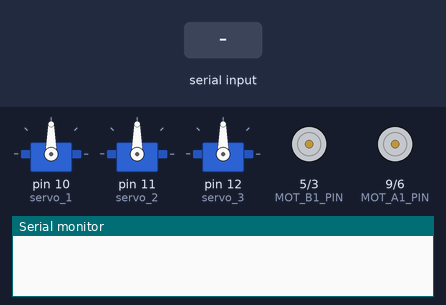
Recording of a sketch running on a simulated Arduino Uno, built with avr-gcc and run on an emulated ATmega328P. Shown: 3 × servo, motor-driver pin pairs drawn as motors (green arrow = first pin HIGH = forward, orange = second pin HIGH = backward, longer = more drive), the last lines printed to the serial monitor. The test bench sets the inputs (shaded band).

Above: at 1.2 s.
1.3 s: "1\n" received over Serial
At 2.9 s:
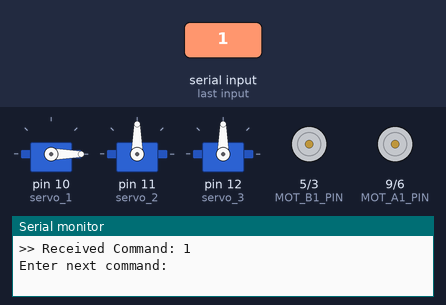
4.3 s: "A,45\n" received over Serial
At 5.5 s:
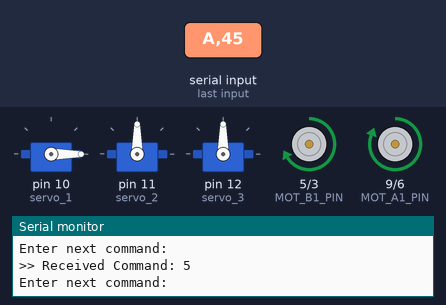
5.8 s: "2\n" received over Serial
At 6.25 s:
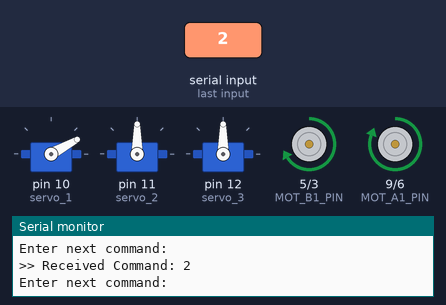
8.8 s: "30,150\n" received over Serial
At 9.4 s:
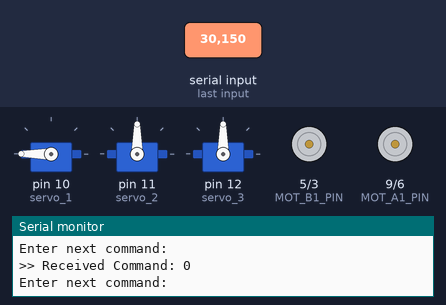
10.3 s: "1\n" received over Serial
At 10.75 s:
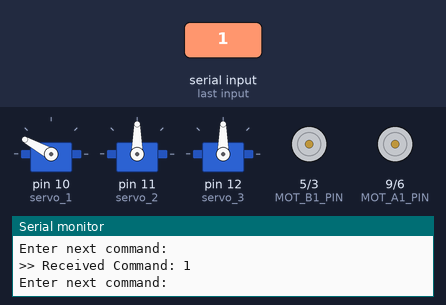
13.3 s: "5\n" received over Serial
At 13.7 s:
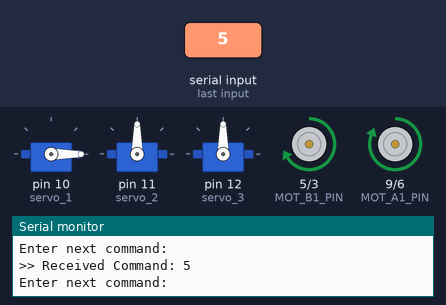
Timing chart, 0 to 15.8 s (numbered marks = the images above; inputs shaded):
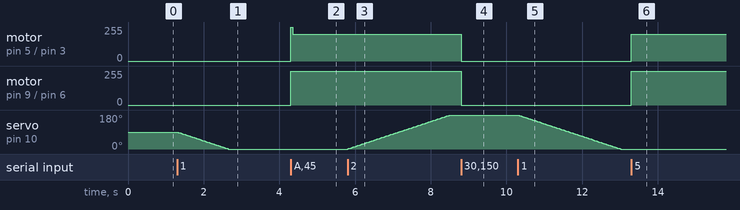

The sketch:

final_integration.jpg.ino
```cpp
// Define the control output
#include <Servo.h>
#define MOT_A1_PIN 9
#define MOT_A2_PIN 6
#define MOT_B1_PIN 5
#define MOT_B2_PIN 3

// Define the angle and pin
Servo servo_1;
Servo servo_2;
Servo servo_3;

char selected_motor = 'A';

int angle_1 = 90;
int angle_2 = 90;
int direction = 0;

void setup() {
  // put your setup code here, to run once:
  Serial.begin(9600);
  servo_1.attach(10);
  servo_2.attach(11);
  servo_3.attach(12);

  servo_1.write(angle_1);
  servo_2.write(angle_2);
  servo_3.write(angle_2);

  // setup pin for DC motor:
  pinMode(MOT_A1_PIN, OUTPUT);
  pinMode(MOT_A2_PIN, OUTPUT);
  pinMode(MOT_B1_PIN, OUTPUT);
  pinMode(MOT_B2_PIN, OUTPUT);

  // Turn off motors - Initial state
  digitalWrite(MOT_A1_PIN, LOW);
  digitalWrite(MOT_A2_PIN, LOW);
  digitalWrite(MOT_B1_PIN, LOW);
  digitalWrite(MOT_B2_PIN, LOW);
}

void loop() {
  // put your main code here, to run repeatedly:
  readDirection();
  if (direction ==1){
    CW();
  } else if (direction ==2){
    CCW();
  } else if (direction ==0){
    stop();
  } else if (direction == 3){
    stop_DC();
  } else if (direction == 4){
    run();
  } else if (direction == 5){
    curve_ball();
  }
}

void readDirection() {
  if (Serial.available()>0){
    char ch = Serial.read(); // 첫 번째 문자(알맹이)를 읽음

        if (ch == 'A' || ch == 'B') {
        selected_motor = ch;
        direction = 0;

        Serial.print(">> Selected motor: ");
        Serial.println(selected_motor);
      } else if (ch >= '0' && ch <= '2') {
          direction = ch - '0'; // ASCII 문자 '1' -> 정수 1로 변환

          Serial.print(">> Received Command: ");
          Serial.println(direction);

          while (Serial.available() > 0) { // 버퍼 비우기
            Serial.read();
          }

          Serial.println("Enter next command:");
        } else if (ch >= '3' && ch <= '4') {
          direction = ch - '0'; // ASCII 문자 '1' -> 정수 1로 변환

          Serial.print(">> Received Command: ");
          Serial.println(direction);

          while (Serial.available() > 0) { // 버퍼 비우기
            Serial.read();
          }

          Serial.println("Enter next command:");
        } else if (ch >= '5' && ch < '6') {
          direction = ch - '0'; // ASCII 문자 '1' -> 정수 1로 변환

          Serial.print(">> Received Command: ");
          Serial.println(direction);

          while (Serial.available() > 0) { // 버퍼 비우기
            Serial.read();
          }

          Serial.println("Enter next command:");
        }
  }
}

void CCW(){
  if (selected_motor == 'A') {
    if (angle_1 < 180) {
      angle_1++;
      servo_1.write(angle_1);
      delay(15);
    }
    else servo_1.write(angle_1);
  }

  else if (selected_motor == 'B') {
    if (angle_2 < 180) {
      angle_2++;
      servo_2.write(angle_2);
      servo_3.write(angle_2);
      delay(15);
    }
    else servo_2.write(angle_2);
         servo_3.write(angle_2);
  }
}

void CW() {
  if (selected_motor == 'A') {
    if (angle_1 > 0) {
      angle_1--;
      servo_1.write(angle_1);
      delay(15);
    }
    else servo_1.write(angle_1);
  }

  else if (selected_motor == 'B') {
    if (angle_2 > 0) {
      angle_2--;
      servo_2.write(angle_2);
      servo_3.write(angle_2);
      delay(15);
    }
    else servo_2.write(angle_2);
         servo_3.write(angle_2);
  }
}

void stop(){
  if (selected_motor == 'A') {
    servo_1.write(angle_1);
  }
  else if (selected_motor == 'B') {
    servo_2.write(angle_2);
    servo_3.write(angle_2);
  }
}

// run DC motor
void run(){
  analogWrite(MOT_A1_PIN, 255);
  analogWrite(MOT_A2_PIN, LOW);
  analogWrite(MOT_B2_PIN, LOW);
  analogWrite(MOT_B1_PIN, 255);

}

void stop_DC(){
    analogWrite(MOT_A1_PIN, LOW);
    analogWrite(MOT_A2_PIN, LOW);
    analogWrite(MOT_B1_PIN, LOW);
    analogWrite(MOT_B2_PIN, LOW);
}

void curve_ball(){
    analogWrite(MOT_A1_PIN, 255);
  analogWrite(MOT_A2_PIN, LOW);
  analogWrite(MOT_B2_PIN, LOW);
  analogWrite(MOT_B1_PIN, 200);
}
```

Measured:
- after the input at 1.3 s, servo on pin 10 (servo_1): moves from 90° to 0° over 1.3 s, starting at once
- after the input at 4.3 s, motor on pin 5 (MOT_B1_PIN) / pin 3 (MOT_B2_PIN): stopped → forward 200/255 at once; motor on pin 9 (MOT_A1_PIN) / pin 6 (MOT_A2_PIN): stopped → forward 255/255 at once
- after the input at 5.8 s, servo on pin 10 (servo_1): moves from 0° to 180° over 2.7 s, starting at once
- after the input at 8.8 s, motor on pin 5 (MOT_B1_PIN) / pin 3 (MOT_B2_PIN): forward 200/255 → stopped at once; motor on pin 9 (MOT_A1_PIN) / pin 6 (MOT_A2_PIN): forward 255/255 → stopped at once
- after the input at 10.3 s, servo on pin 10 (servo_1): moves from 180° to 0° over 2.7 s, starting at once
- after the input at 13.3 s, motor on pin 5 (MOT_B1_PIN) / pin 3 (MOT_B2_PIN): stopped → forward 200/255 at once; motor on pin 9 (MOT_A1_PIN) / pin 6 (MOT_A2_PIN): stopped → forward 255/255 at once
